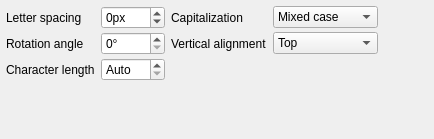
<?xml version="1.0" encoding="UTF-8"?>
<ui version="4.0">
 <class>NCRDSpecTextOptWidget</class>
 <widget class="QWidget" name="NCRDSpecTextOptWidget">
  <property name="geometry">
   <rect>
    <x>0</x>
    <y>0</y>
    <width>434</width>
    <height>139</height>
   </rect>
  </property>
  <property name="windowTitle">
   <string>Form</string>
  </property>
  <layout class="QGridLayout" name="gridLayout">
   <property name="verticalSpacing">
    <number>3</number>
   </property>
   <property name="margin">
    <number>6</number>
   </property>
   <item row="0" column="3">
    <widget class="QLabel" name="label_2">
     <property name="text">
      <string>Letter spacing</string>
     </property>
    </widget>
   </item>
   <item row="0" column="4">
    <widget class="QSpinBox" name="spSpacing">
     <property name="suffix">
      <string>px</string>
     </property>
     <property name="minimum">
      <number>-100</number>
     </property>
     <property name="maximum">
      <number>100</number>
     </property>
     <property name="value">
      <number>0</number>
     </property>
    </widget>
   </item>
   <item row="1" column="3">
    <widget class="QLabel" name="label">
     <property name="text">
      <string>Rotation angle</string>
     </property>
    </widget>
   </item>
   <item row="1" column="4">
    <widget class="QSpinBox" name="spRotation">
     <property name="suffix">
      <string>°</string>
     </property>
     <property name="minimum">
      <number>0</number>
     </property>
     <property name="maximum">
      <number>360</number>
     </property>
    </widget>
   </item>
   <item row="2" column="3">
    <widget class="QLabel" name="lblCharLength">
     <property name="text">
      <string>Character length</string>
     </property>
    </widget>
   </item>
   <item row="2" column="4">
    <widget class="QSpinBox" name="spCharLength">
     <property name="specialValueText">
      <string>Auto</string>
     </property>
    </widget>
   </item>
   <item row="3" column="3">
    <spacer name="verticalSpacer">
     <property name="orientation">
      <enum>Qt::Vertical</enum>
     </property>
     <property name="sizeHint" stdset="0">
      <size>
       <width>34</width>
       <height>11</height>
      </size>
     </property>
    </spacer>
   </item>
   <item row="0" column="5">
    <widget class="QLabel" name="label_4">
     <property name="text">
      <string>Capitalization</string>
     </property>
    </widget>
   </item>
   <item row="0" column="7">
    <spacer name="horizontalSpacer_2">
     <property name="orientation">
      <enum>Qt::Horizontal</enum>
     </property>
     <property name="sizeHint" stdset="0">
      <size>
       <width>39</width>
       <height>22</height>
      </size>
     </property>
    </spacer>
   </item>
   <item row="0" column="6">
    <widget class="QComboBox" name="comboCapitalization">
     <item>
      <property name="text">
       <string>Mixed case</string>
      </property>
     </item>
     <item>
      <property name="text">
       <string>All uppercase</string>
      </property>
     </item>
     <item>
      <property name="text">
       <string>All lowercase</string>
      </property>
     </item>
     <item>
      <property name="text">
       <string>Small caps</string>
      </property>
     </item>
     <item>
      <property name="text">
       <string>Capitalize</string>
      </property>
     </item>
    </widget>
   </item>
   <item row="1" column="5">
    <widget class="QLabel" name="label_6">
     <property name="text">
      <string>Vertical alignment</string>
     </property>
    </widget>
   </item>
   <item row="1" column="6">
    <widget class="QComboBox" name="comboVAlign">
     <item>
      <property name="text">
       <string>Top</string>
      </property>
     </item>
     <item>
      <property name="text">
       <string>Center</string>
      </property>
     </item>
     <item>
      <property name="text">
       <string>Bottom</string>
      </property>
     </item>
    </widget>
   </item>
  </layout>
 </widget>
 <tabstops>
  <tabstop>spSpacing</tabstop>
  <tabstop>spRotation</tabstop>
  <tabstop>spCharLength</tabstop>
 </tabstops>
 <resources/>
 <connections/>
 <slots>
  <slot>editCondFormat()</slot>
 </slots>
</ui>
